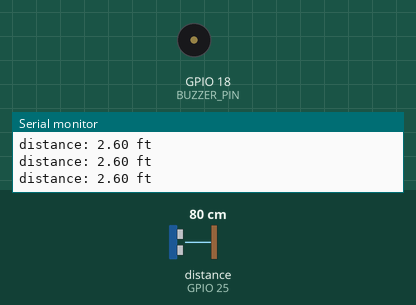
Simulated run of this sketch. Board: ESP32. Shown: buzzer (waves = sounding), the last lines printed to the serial monitor. Wiring (inferred from the names in the program): ultrasonic range finder: trigger GPIO 26; echo GPIO 25. The inputs (shaded band) are chosen by the test bench; at power-on: distance to the obstacle (sensor on GPIO 25) 80 cm. The echo pulse lasts 58.3 µs per cm.

Above: at 1.3 s.
1.4 s: distance to the obstacle (sensor on GPIO 25) set to 56 cm
2.9 s: distance to the obstacle (sensor on GPIO 25) set to 48 cm
At 3.7 s:
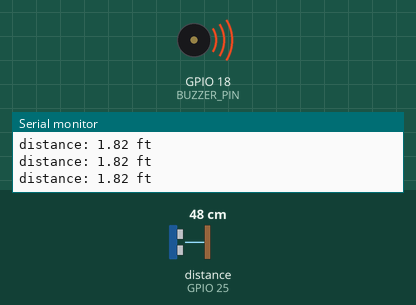
5.9 s: distance to the obstacle (sensor on GPIO 25) set to 60 cm
At 7.0 s:
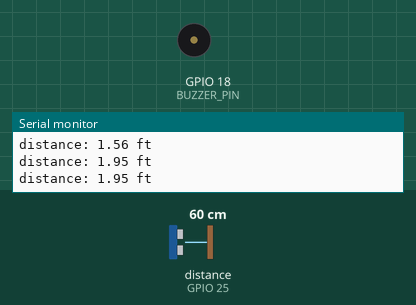
7.4 s: distance to the obstacle (sensor on GPIO 25) set to 2 cm
At 8.2 s:
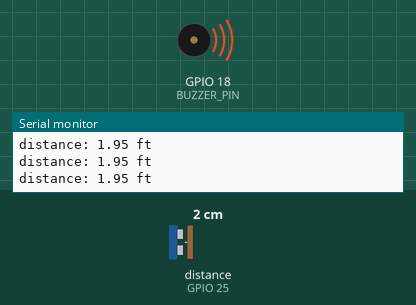
Timing chart, 0 to 11.4 s (numbered marks = the images above; inputs shaded):
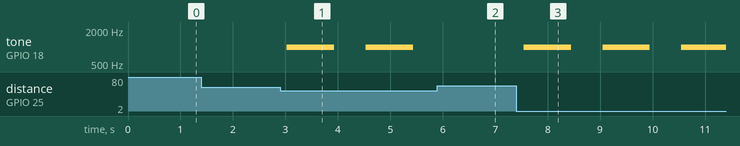

Measured:
- the behaviour switches between 51 and 50 cm on distance to the obstacle (sensor on GPIO 25) (found by bisection; images 0 and 1)
- after the input at 2.9 s, tone on GPIO 18 (BUZZER_PIN): alternates 1000 Hz for 0.90 s and silent for 0.60 s, starting after 0.13 s
- after the input at 5.9 s, tone on GPIO 18 (BUZZER_PIN): stays silent (without the input it goes to 1000 Hz after 0.14 s)
- after the input at 7.4 s, tone on GPIO 18 (BUZZER_PIN): alternates 1000 Hz for 0.90 s and silent for 0.60 s, starting after 0.15 s

The sketch:

Piezo_Ultrasonic_Sensor.ino
```cpp
#include <ESP32Tone.h>
#define TRIG_PIN   26 // GIOP26 connected to Ultrasonic Sensor's TRIG pin
#define ECHO_PIN   25 // GIOP25 connected to Ultrasonic Sensor's ECHO pin
#define BUZZER_PIN 18 // GIOP18 connected to Piezo Buzzer's pin

float duration_, distance_cm, distance_ft, MAX_DISTANCE;

void setup() {
  Serial.begin (9600);         // initialize serial port
  pinMode(TRIG_PIN, OUTPUT);   // set pin 26 to output mode
  pinMode(ECHO_PIN, INPUT);    // set pin 25 to input mode
  pinMode(BUZZER_PIN, OUTPUT); // set pin 18 to output mode
}

void loop() {
  // generate 10-microsecond pulse to TRIG pin
  digitalWrite(TRIG_PIN, HIGH);
  delayMicroseconds(10);
  digitalWrite(TRIG_PIN, LOW);

  // measure duration of pulse from ECHO pin
  duration_ = pulseIn(ECHO_PIN, HIGH);
  // calculate the distance
  distance_cm = 0.017 * duration_;
  distance_ft = distance_cm / 30.48;
  MAX_DISTANCE = 50 / 30.48;

  if (distance_ft < MAX_DISTANCE){
    tone(BUZZER_PIN, 1000, 900); // turn on Piezo Buzzer
    delay(1000);
    noTone(BUZZER_PIN);
  }
  else
    digitalWrite(BUZZER_PIN, LOW);  // turn off Piezo Buzzer

  // print the value to Serial Monitor
  Serial.print("distance: ");
  Serial.print(distance_ft);
  Serial.println(" ft");

  delay(500);
}
```
